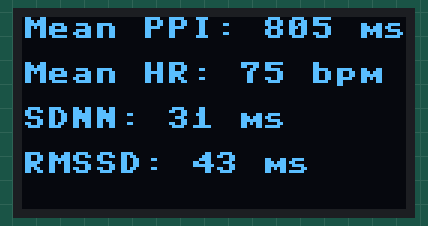
Bench run of a program on a simulated Raspberry Pi Pico running MicroPython. On the bench: 128×64 one-colour display. What the program prints to the serial console is not drawn. At 0.1 s the program stops and its outputs stay as they are.

Above: at 0.1 s.

The program:

5.2.test2.py
```python
import ssd1306
from machine import Pin
import machine
import math

oled_dcl = machine.I2C(1, scl=machine.Pin("GP15"), sda=machine.Pin("GP14"))
oled = ssd1306.SSD1306_I2C(128, 64, oled_dcl)

ppi = [828, 836, 852, 760, 800, 796, 856, 824, 808, 776, 724, 816, 800, 812, 812, 812, 756, 820, 812, 800]


# Mean PPI
mean_ppi = sum(ppi) / len(ppi)

# Mean HR
mean_hr = 60000 / mean_ppi

# Standard deviation of PPI (SDNN)
sdnn = math.sqrt(sum([(x - mean_ppi) ** 2 for x in ppi]) / (len(ppi) - 0.5))

# Root mean square of successive differences (RMSSD)
squared_diffs = [(ppi[i+1] - ppi[i]) ** 2 for i in range(len(ppi)-1)]
rmssd = math.sqrt(sum(squared_diffs) / (len(ppi) - 1))

# Display results Shell
print("Mean PPI: {:.0f} ms".format(mean_ppi))
print("Mean HR: {:.0f} bpm".format(mean_hr))
print("SDNN: {:.0f} ms".format(sdnn))
print("RMSSD: {:.0f} ms".format(rmssd))

# Display results Oled
oled.fill(0)
oled.text("Mean PPI: {:.0f} ms".format(mean_ppi), 0, 0)
oled.text("Mean HR: {:.0f} bpm".format(mean_hr), 0, 15)
oled.text("SDNN: {:.0f} ms".format(sdnn), 0, 30)
oled.text("RMSSD: {:.0f} ms".format(rmssd), 0, 45)
oled.show()
```
